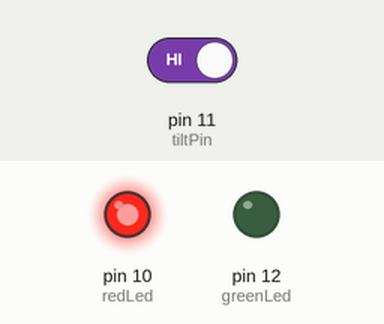
A sketch run on a simulated Arduino Uno, built with avr-gcc and run on an emulated ATmega328P. Parts: output pins drawn as LEDs (lit = HIGH). The test bench sets the inputs (shaded band); at power-on: pin 11 (tiltPin) HIGH. What the sketch prints to the serial monitor is not drawn.

Above: at 1.2 s.
1.3 s: pin 11 (tiltPin) driven LOW
At 1.7 s:
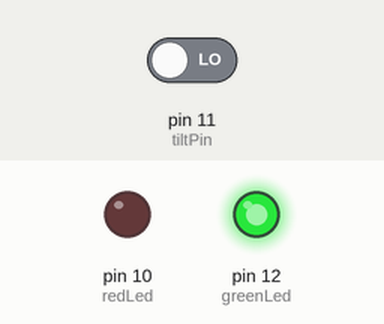
2.8 s: pin 11 (tiltPin) driven HIGH
At 4.0 s:
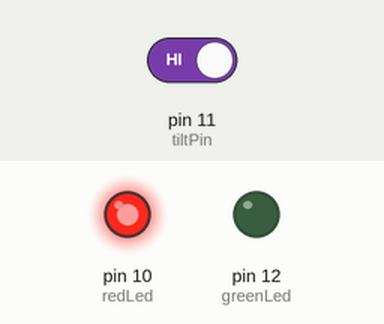
Timing chart, 0 to 5.8 s (numbered marks = the images above; inputs shaded):
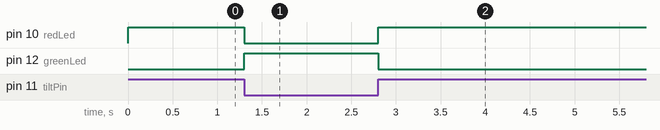

Measured:
- after the input at 1.3 s, pin 10 (redLed): HIGH → LOW at once; pin 12 (greenLed): LOW → HIGH at once
- after the input at 2.8 s, pin 10 (redLed): LOW → HIGH at once; pin 12 (greenLed): HIGH → LOW at once

The sketch:

h36-tiltswitch_w_leds.ino
```cpp
int redLed = 10;
int greenLed = 12;
int tiltPin = 11;
int tiltVal;


void setup() {
Serial.begin(9600);
pinMode(tiltPin, INPUT);
pinMode(redLed, OUTPUT);
pinMode(greenLed, OUTPUT);
digitalWrite(tiltPin, HIGH);

}

void loop() {

  tiltVal = digitalRead(tiltPin);

  if (tiltVal == 0) {
    digitalWrite(greenLed, HIGH);
    digitalWrite(redLed, LOW);
  }

  if (tiltVal == 1) {
    digitalWrite(greenLed, LOW);
    digitalWrite(redLed, HIGH);
  }


  Serial.println(tiltVal);

}
```
